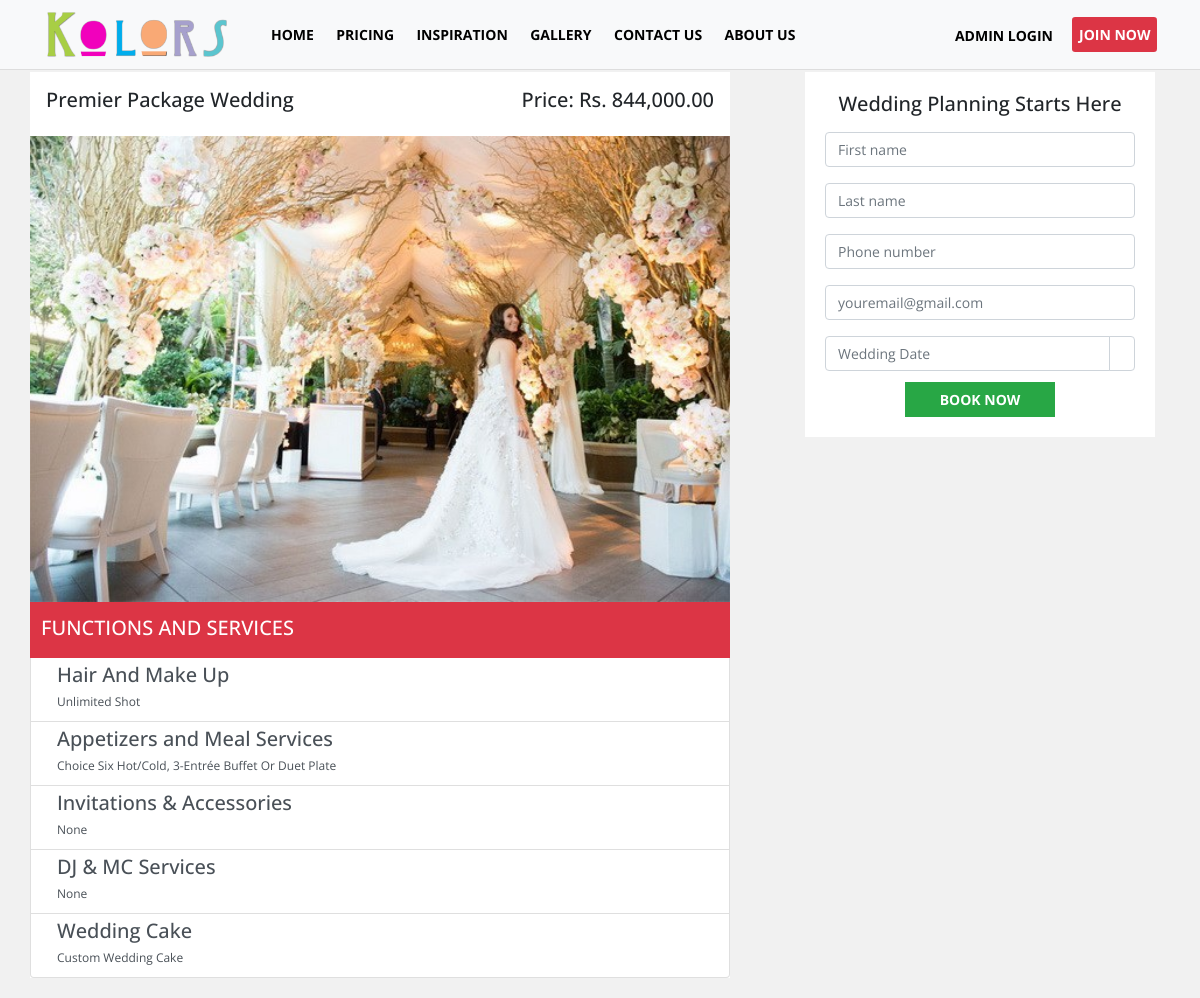
/package_detail.php?id=3, run on the app's committed database.
### tables this page shows
CREATE TABLE `tblweddingcategories` (
  `id` int(11) NOT NULL,
  `wedding_type` varchar(100) NOT NULL,
  `price` decimal(10,2) NOT NULL,
  `preview_image` text NOT NULL
);

CREATE TABLE `tbl_features` (
  `feature_id` int(11) NOT NULL,
  `category_id` int(11) NOT NULL,
  `title` varchar(100) NOT NULL,
  `description` text NOT NULL
);

### admin/include/database.php (called while the page is built, shortened)
<?php
class Database
{
    public $connection;
    public function open_connection()
    {
        $this->connection = mysqli_connect(DB_HOST, DB_USER, DB_PASS, DB_NAME);
    }
    public function query($sql)
    {
        $result = mysqli_query($this->connection, $sql);
        return $result;
    }
}
$db = new Database();
?>

### admin/include/db_object.php (called while the page is built, shortened)
<?php
class DB_Object
{
    public static function find_by_id($id) {
        $the_result_array = static::find_by_query("SELECT * FROM " . static::$db_table . " WHERE id = $id ORDER BY id DESC  LIMIT 1 ");
        return !empty($the_result_array) ? array_shift($the_result_array) : false;
    }
    public static function find_by_feature_no_limit($id) {
        return static::find_by_query("SELECT * FROM " . static::$db_table . " WHERE category_id = $id ORDER BY category_id DESC");
    }
    public static function find_by_query($sql) {
        global $db;
        $result_set = $db->query($sql);
        $the_object_array = array();
        while($row = mysqli_fetch_array($result_set)) {
            $the_object_array[] = static::instantiation($row);
        }
        return $the_object_array;
    }
    public static function instantiation($the_record){
        $the_object = new $calling_class;
        foreach($the_record as $the_attribute => $value)
        {
            if($the_object->has_the_attribute($the_attribute)) {
                $the_object->$the_attribute = $value;
            }
        }
        return $the_object;
    }
    private function has_the_attribute($the_attribute) {
        $object_properties = get_object_vars($this);
        return array_key_exists($the_attribute, $object_properties);
    }
}
?>

### admin/include/Categories.php (called while the page is built, shortened)
<?php
class Category extends DB_Object
{
    public $preview_image;
    public $upload_directory = "upload/categories";
    public $image_placeholder = "http://placehold.it/300x300&text=images";
    public function preview_image_picture() {
        return empty($this->preview_image) ? $this->image_placeholder : $this->upload_directory. '/' .$this->preview_image;
    }
}
?>

### package_detail.php (the view, shortened to what this page needs)
<?php
    $id = $_GET['id'];
    $category = Category::find_by_id($id);
?>
<!doctype html>
<html lang="en">
<head>
    <link rel="stylesheet" type="text/css"
          href="https://cdn.materialdesignicons.com/2.1.19/css/materialdesignicons.min.css">
    <link rel="stylesheet" href="css/bootstrap.min.css">
    <link rel="stylesheet" href="css/style.css">
    <link rel="stylesheet" href="css/bootstrap-datepicker.css">
</head>
<body>
<?php include 'include/nav.php'; ?>
<div class="container">
     <div class="row">
        <div class="col-md-8 p-0" style="margin-bottom: 20px;">
            <div class="float-left bg-white">
                <h5 class="h5 text-uppercase mb-5 pt-3 pl-3 pr-3">
                    <span class="float-left text-capitalize"><?= $category->wedding_type; ?> Package Wedding</span>
                    <span class="float-right text-capitalize">Price: Rs. <?= number_format($category->price,2); ?></span>
                </h5>
                <img src="admin/<?= $category->preview_image_picture(); ?>" style="width: 700px;" alt="">
                <ul class="list-group">
                        <li class="list-group-item list-group-item-action bg-danger flex-column align-items-start active">
                            <div class="d-flex w-100 justify-content-between">
                                <h5 class="mb-1 pt-2 pb-2">FUNCTIONS AND SERVICES</h5>
                            </div>
                        </li>
                    <?php $feature = Features::find_by_feature_no_limit($category->id); ?>
                        <?php foreach ($feature as $feature_item) : ?>
                            <li class="list-group-item list-group-item-action flex-column align-items-start">
                                <div class="d-flex w-100 justify-content-between">
                                    <h5 class="mb-1"><i class="mdi mdi-check mr-3"></i><?= $feature_item->title; ?></h5>
                                </div>
                                <p class="mb-1 ml-3 text-capitalize"><?= $feature_item->description; ?></p>
                            </li>
                        <?php endforeach; ?>
                    </ul>
                </div>
            </div>
            <div class="col-md-4" style="margin-bottom: 20px;">
                    <form action="<?php echo $_SERVER['PHP_SELF']; ?>" method="post" style="background: white;padding: 20px;">
                         <h5 class="h5 text-center mb-3 m-0">Wedding Planning Starts Here</h5>
                        <div class="form-group">
                            <input type="text" class="form-control" name="user_firstname" placeholder="First name" id="user_firstname">
                        </div>
                        <div class="form-group">
                            <input type="text" id="user_lastname" class="form-control" name="user_lastname" placeholder="Last name">
                        </div>
                        <div class="form-group">
                            <input type="number" id="user_phone" class="form-control" name="user_phone" placeholder="Phone number">
                        </div>
                        <div class="form-group">
                            <input type="email" class="form-control" name="user_email" id="user_email" placeholder="youremail@gmail.com">
                        </div>
                        <div class="form-row">
                            <div class="input-group col-md-12">
                                <input type="text" class="form-control" name="wedding_date" data-provide="datepicker" id="wedding_date"
                                       placeholder="Wedding Date">
                                <div class="input-group-append">
                                    <span class="input-group-text" style="background: white;"></span>
                                </div>
                            </div>
                        </div>
                        <div class="text-center mt-3">
                            <button type="submit" name="register" class="btn btn-success btn-sm text-uppercase font-weight-bold"
                                    style="margin-top: -5px;">Book Now
                            </button>
                        </div>
                    </form>
            </div>
        </div>
</div>
</body>
</html>

### css/style.css (style rules this page uses)
body { font-family: "Open Sans", "Roboto", sans-serif !important; }
body { font-family: "Open Sans", "Roboto", sans-serif; line-height: 1.5em; margin-bottom: 0%; width: 100%; margin-top: 4%; overflow-x: hidden; background: #f1f1f1; font-size: 14px; }
.form-control { font-size: 14px; outline: none; }
.btn.btn-success.text-uppercase { font-size: 14px; }
.btn.btn-success.text-uppercase.font-weight-bold { width: 150px; padding: 6px; border-radius: 0; }
.list-group-item { font-size: 12px; padding: 5px 10px; }

### package_detail.php (style rules this page uses)
body { margin-top: 6%; }
.list-group-item:first-child { border-top-left-radius: 0rem; border-top-right-radius: 0rem; }
.list-group-item.active { border-color: #00125100; }

### data on the page
tblweddingcategories: wedding_type "Premier", price "844,000.00", preview_image (picture)
tbl_features: title "Hair And Make Up", description "Unlimited Shot"
tbl_features: title "Appetizers and Meal Services", description "Choice Six Hot/Cold, 3-Entrée Buffet Or Duet Plate"
tbl_features: title "Invitations & Accessories", description "None"
tbl_features: title "DJ & MC Services", description "None"
tbl_features: title "Wedding Cake", description "Custom Wedding Cake"
